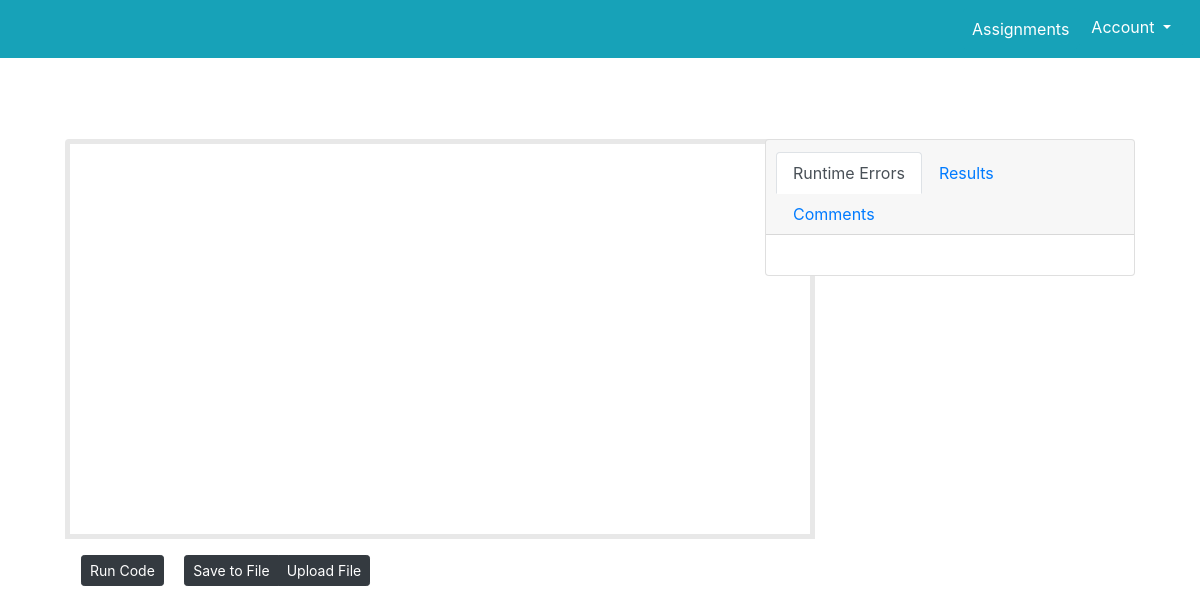
The app's page /assignments/homework-1/ (signed in), older data.
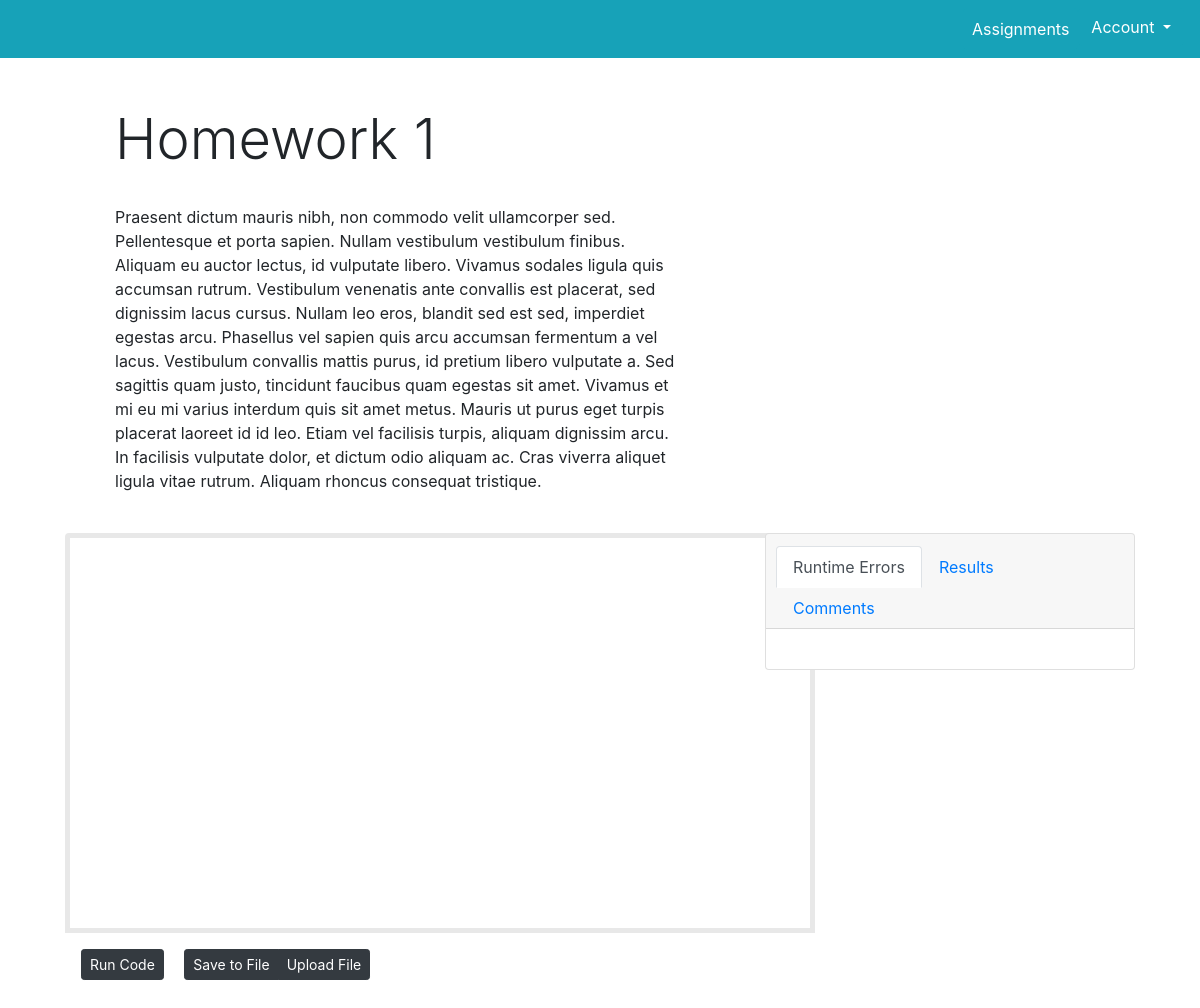
The same page, newer data.
### mainapp/models.py (models this page shows, shortened)
class Assignment(models.Model):
    title = models.CharField(max_length=128, unique=True)
    points = models.IntegerField(default=0, blank=True)
    description = models.TextField(blank=True)
    date_due = models.DateField(blank=True)
    time_due = models.TimeField(blank=True)
    inputs = models.TextField()
    outputs = models.TextField()
    function_definition = models.CharField(max_length=128)
    comment_to_code_ratio = models.IntegerField(default=0, blank=True,
                    help_text="This number represents the percentage of \
                    characters that are within comments, compared to the \
                    entire body of code")
    slug = models.SlugField(unique=True)
    course = models.ForeignKey(Course)
    instruction_file = models.ManyToManyField(InstructionFile, blank=True)

### mainapp/views.py (the view)
@login_required
def show_assignment(request, assignment_name_slug):
	try:
		context_dict = {}
		assignment = Assignment.objects.get(slug=assignment_name_slug)
		context_dict['assignment'] = assignment
	except Assignment.DoesNotExist:
		context_dict['assignment'] = None
	return render(request, 'mainapp/projectpage.html', context_dict)

### templates/mainapp/projectpage.html (shortened to what this page needs)
<!doctype html>
{% load staticfiles %}
<html lang="en">
  <head>
    <link rel="stylesheet" href="https://maxcdn.bootstrapcdn.com/bootstrap/4.0.0-beta.3/css/bootstrap.min.css">
    <link rel="stylesheet" type="text/css" href="../../static/css/styles.css">
  </head>
  <body>
      <nav class="bg-info navbar navbar-expand-lg navbar-light justify-content-end">
          <div class="navbar-nav">
            <a class="btn btn-info text-white nav-item nav-link" href="/assignments/">Assignments</a>
            <div class="dropdown">
                <button class="btn btn-info dropdown-toggle" type="button" id="dropdownMenuButton" data-toggle="dropdown" aria-haspopup="true" aria-expanded="false">
                    Account
                </button>
            </div>
          </div>
      </nav>
      <div class="container-fluid mt-5 mb-5">
          <div class="row justify-content-start">
              <div class="col col-lg-6 offset-md-1">
                  <h1 class="display-4">{{ assignment.title }}</h1>
              </div>
          </div>
          <div class="row justify-content-center mb-4">
              <div class="col-lg-6">
                  {% if assignment.description %}
                  <p class="lead mb-4">{{ assignment.description|linebreaks }}</p>
                  {% endif %}
              </div>
              <div class="col-3 offset-md-1">
              </div>
          </div>
          <div class="row justify-content-center">
              <div class="col-7  mb-5">
                  <div id="editor" class="ace-dawn"></div>
                  <div class="btn-group btn-group-sm mt-3 ml-3" role="group">
                    <button id="submit-button" class="btn btn-dark" onclick="this.blur()">Run Code</button>
                  </div>
                  <div class="btn-group btn-group-sm mt-3 ml-3" role="group">
                      <button id="save-file-button" class="btn btn-dark" onclick="saveTextAsFile();this.blur();">Save to File</button>
                      <button class="btn btn-dark" onclick="fileUpload();this.blur();">
                          Upload File
                      </button>
                  </div>
              </div>
              <div class="col-4">
                  <div class="card" id="error-card">
                      <div class="card-header">
                          <ul class="nav nav-tabs card-header-tabs">
                              <li class="nav-item">
                                  <a class="nav-link active" href="#console" data-toggle="tab" id="console-tab">Runtime Errors</a>
                              </li>
                              <li class="nav-item">
                                  <a class="nav-link" href="#outputs" data-toggle="tab" id="outputs-tab">Results</a>
                              </li>
                              <li class="nav-item">
                                  <a class="nav-link" href="#comments" data-toggle="tab">Comments</a>
                              </li>
                          </ul>
                      </div>
                      <div class="card-body">
                      </div>
                  </div>
              </div>
          </div>
      </div>
</body>
</html>

Row changes from the older to the newer data that the page shows:
added Assignment: title "Homework 1", description "Praesent dictum mauris nibh, non commodo velit ullamcorper sed. Pellentesque et porta sapien. Nullam vestibulum vestibulum finibus. Aliquam eu auctor lectus, id vulputate libero. Vivamus sodales ligula quis accumsan rutrum. Vestibulum venenatis ante convallis est placerat, sed dignissim lacus cursus. Nullam leo eros, blandit sed est sed, imperdiet egestas arcu. Phasellus vel sapien quis arcu accumsan fermentum a vel lacus. Vestibulum convallis mattis purus, id pretium libero vulputate a. Sed sagittis quam justo, tincidunt faucibus quam egestas sit amet. Vivamus et mi eu mi varius interdum quis sit amet metus. Mauris ut purus eget turpis placerat laoreet id id leo. Etiam vel facilisis…"
